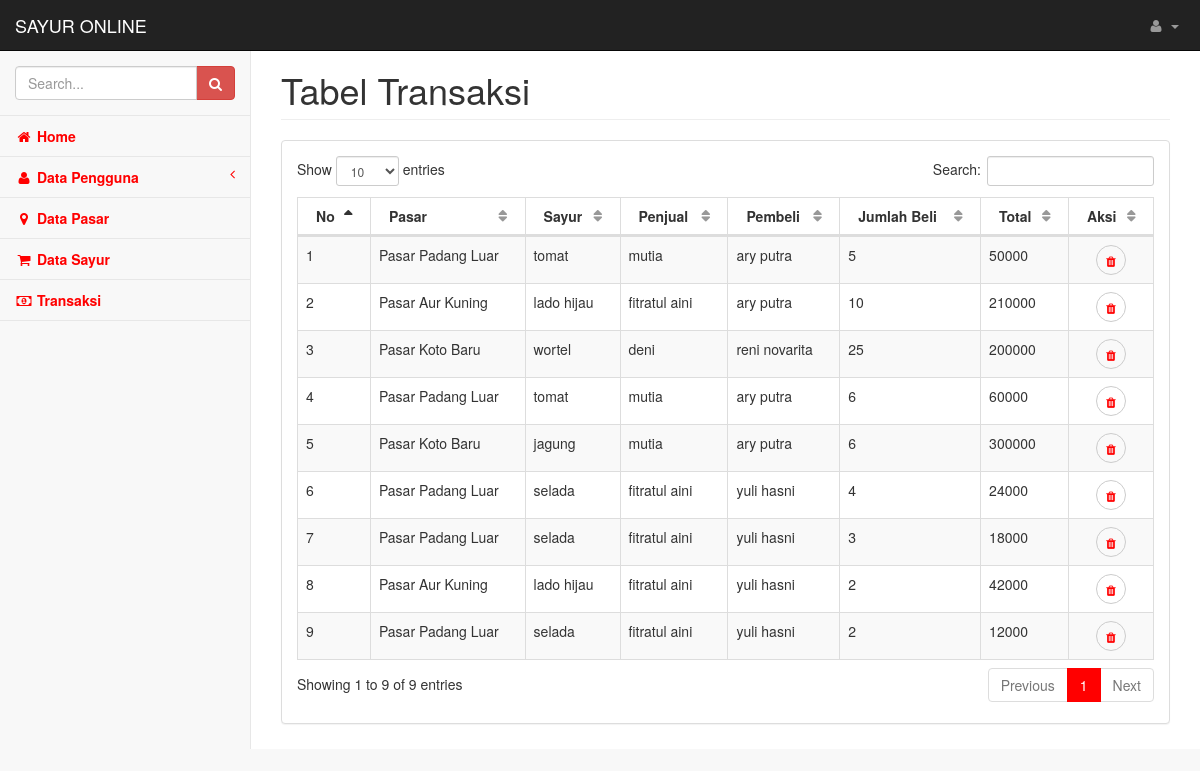
Screenshot of /index.php/backend/transaksi with the database file from the repository.
### tables this page shows
CREATE TABLE `transaksi` (
  `id_transaksi` int(11) NOT NULL,
  `id_pengguna` int(11) NOT NULL,
  `id_sayur` int(11) NOT NULL,
  `id_pasar` int(11) NOT NULL,
  `username_penjual` varchar(50) NOT NULL,
  `nama_penjual` varchar(50) NOT NULL,
  `jumlah_beli` varchar(8) NOT NULL,
  `total` varchar(20) NOT NULL
);

CREATE TABLE `pasar` (
  `id_pasar` int(11) NOT NULL,
  `nama_pasar` varchar(50) NOT NULL,
  `gambar` varchar(100) NOT NULL DEFAULT 'default.jpg'
);

CREATE TABLE `sayur` (
  `id_sayur` int(11) NOT NULL,
  `id_pengguna` int(11) NOT NULL,
  `id_pasar` int(11) NOT NULL,
  `nama_sayur` varchar(50) NOT NULL,
  `stok` int(11) NOT NULL,
  `keterangan` varchar(40) NOT NULL,
  `harga` varchar(10) NOT NULL,
  `gambar` varchar(500) NOT NULL
);

CREATE TABLE `pengguna` (
  `id_pengguna` int(11) NOT NULL,
  `username` varchar(20) NOT NULL,
  `password` varchar(50) NOT NULL,
  `nama` varchar(50) NOT NULL,
  `no_hp` varchar(15) NOT NULL,
  `email` varchar(50) NOT NULL,
  `alamat` text NOT NULL,
  `status` varchar(10) NOT NULL
);

### application/controllers/Backend.php (called while the page is built, shortened)
<?php
class Backend extends CI_Controller {
    public function __construct()
    {
    	$this->load->model('M_pengguna');
        $this->load->model('M_pasar');
        $this->load->model('M_sayur');
        $this->load->model('M_transaksi');
        $this->load->library('form_validation');
        $this->load->helper(array('form', 'url'));
    }
    public function transaksi()
    {
        $data["data_transaksi"] = $this->M_transaksi->getAll();
        $this->load->view("transaksi/tabel_transaksi", $data);
    }
}

### index.php (called while the page is built, shortened)
<?php
require_once BASEPATH.'core/CodeIgniter.php';

### application/models/M_transaksi.php (called while the page is built, shortened)
<?php defined('BASEPATH') OR exit('No direct script access allowed');
class M_transaksi extends CI_Model{
	public function getAll()
	{
		$sql = "SELECT transaksi.id_transaksi, transaksi.id_pengguna, transaksi.id_sayur, transaksi.id_pasar,transaksi.username_penjual, transaksi.nama_penjual, transaksi.jumlah_beli, pengguna.nama, sayur.nama_sayur, pasar.nama_pasar, transaksi.total, sayur.harga, sayur.keterangan from transaksi join pengguna on transaksi.id_pengguna=pengguna.id_pengguna join pasar on transaksi.id_pasar=pasar.id_pasar join sayur on transaksi.id_sayur=sayur.id_sayur;";
		return $this->db->query($sql)->result();
	}
}

### application/views/transaksi/tabel_transaksi.php (the view, shortened to what this page needs)
<!DOCTYPE html>
<html lang="en">
    <head>
    </head>
    <body>
        <div id="wrapper">
            <nav class="navbar navbar-inverse navbar-fixed-top" role="navigation">
            </nav>
            <div id="page-wrapper">
                <div class="row">
                    <div class="col-lg-12">
                        <h1 class="page-header">Tabel Transaksi</h1>
                    </div>
                </div>
                <div class="row">
                    <div class="col-lg-12">
                        <div class="panel panel-default">
                            <div class="panel-body">
                                <div class="dataTable_wrapper">
                                    <table class="table table-striped table-bordered table-hover" id="dataTables-example">
                                        <thead>
                                            <tr>
                                                <th>No</th>
                                                <th>Pasar</th>
                                                <th>Sayur</th>
                                                <th>Penjual</th>
                                                <th>Pembeli</th>
                                                <th>Jumlah Beli</th>
                                                <th>Total</th>
                                                <th>Aksi</th>
                                            </tr>
                                        </thead>
                                        <tbody>
                                            <?php
                                              $no=+1;
                                              foreach ($data_transaksi as $transaksi) { ?>
                                              <tr>
                                                <td><?php echo $no; ?></td>
                                                <td><?php echo $transaksi->nama_pasar ?></td>
                                                <td><?php echo $transaksi->nama_sayur ?></td>
                                                <td><?php echo $transaksi->nama_penjual ?></td>
                                                <td><?php echo $transaksi->nama ?></td>
                                                <td><?php echo $transaksi->jumlah_beli ?></td>
                                                <td><?php echo $transaksi->total ?></td>
                                                <td align="center">
                                                  <a onclick="deleteConfirm('<?php echo site_url('Backend/hapus_transaksi/'.$transaksi->id_transaksi) ?>')" href="#!" class="btn btn-default btn-sm btn-outline btn-circle"><i class="fa fa-trash" style="color: red;"></i></a>
                                                </td>
                                              </tr>
                                            <?php
                                              $no++; } ?>
                                      </tbody>
                                    </table>
                                </div>
                            </div>
                        </div>
                    </div>
                </div>
            </div>
        </div>
    </body>
</html>

### assets/backend/css/startmin.css (style rules this page uses)
body { background-color: #f8f8f8; }
#wrapper { width: 100%; }
#page-wrapper { padding: 30px 15px 0 15px; min-height: 568px; background-color: #fff; }
@media (min-width:768px) { #page-wrapper { position: inherit; margin-left: 250px; padding: 30px 30px 0 30px; border-left: 1px solid #e7e7e7; } }
.btn-outline { color: inherit; background-color: transparent; transition: all .5s; }
table.dataTable thead .sorting, table.dataTable thead .sorting_asc, table.dataTable thead .sorting_desc, table.dataTable thead .sorting_asc_disabled, table.dataTable thead .sorting_desc_disabled { background: 0 0; }
table.dataTable thead .sorting_asc:after { content: "\f0de"; float: right; font-family: fontawesome; }
table.dataTable thead .sorting:after { content: "\f0dc"; float: right; font-family: fontawesome; color: rgba(50,50,50,.5); }
.btn-circle { width: 30px; height: 30px; padding: 6px 0; border-radius: 15px; text-align: center; font-size: 12px; line-height: 1.428571429; }

### rows the page displays
transaksi: id_pasar.nama_pasar "Pasar Padang Luar", id_sayur.nama_sayur "tomat", nama_penjual "mutia", id_pengguna.nama "ary putra", jumlah_beli "5", total "50000"
transaksi: id_pasar.nama_pasar "Pasar Aur Kuning", id_sayur.nama_sayur "lado hijau", nama_penjual "fitratul aini", id_pengguna.nama "ary putra", jumlah_beli "10", total "210000"
transaksi: id_pasar.nama_pasar "Pasar Koto Baru", id_sayur.nama_sayur "wortel", nama_penjual "deni", id_pengguna.nama "reni novarita", jumlah_beli "25", total "200000"
transaksi: id_pasar.nama_pasar "Pasar Padang Luar", id_sayur.nama_sayur "tomat", nama_penjual "mutia", id_pengguna.nama "ary putra", jumlah_beli "6", total "60000"
transaksi: id_pasar.nama_pasar "Pasar Koto Baru", id_sayur.nama_sayur "jagung", nama_penjual "mutia", id_pengguna.nama "ary putra", jumlah_beli "6", total "300000"
transaksi: id_pasar.nama_pasar "Pasar Padang Luar", id_sayur.nama_sayur "selada", nama_penjual "fitratul aini", id_pengguna.nama "yuli hasni", jumlah_beli "4", total "24000"
transaksi: id_pasar.nama_pasar "Pasar Padang Luar", id_sayur.nama_sayur "selada", nama_penjual "fitratul aini", id_pengguna.nama "yuli hasni", jumlah_beli "3", total "18000"
transaksi: id_pasar.nama_pasar "Pasar Aur Kuning", id_sayur.nama_sayur "lado hijau", nama_penjual "fitratul aini", id_pengguna.nama "yuli hasni", jumlah_beli "2", total "42000"
transaksi: id_pasar.nama_pasar "Pasar Padang Luar", id_sayur.nama_sayur "selada", nama_penjual "fitratul aini", id_pengguna.nama "yuli hasni", jumlah_beli "2", total "12000"
